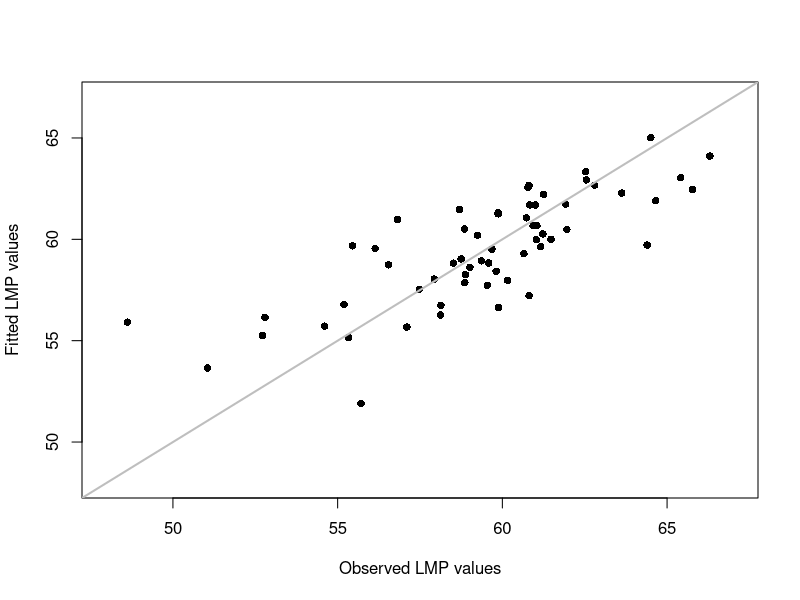

The R script that drew this image:

setwd("C:/Users/David/Dropbox/DS20/Session5")

# Import data

dta = read.table("pig.txt",header=TRUE,stringsAsFactors=TRUE)
str(dta)  # Provides a columnwise overview of the data table

# Least-squares fit of the regression model
lmp.lm = lm(LMP~BFAT,data=dta)

# Confidence intervals of coefficients

## Confidence intervals for the regression coefficients 
## level = 0.95 (default) sets the confidence level at 0.95
cbind(coef(lmp.lm),confint(lmp.lm,level=0.95)) 

# Confidence band for regression line

x = c(12,23) # Two arbitrary values for fat depths
## Calculates corresponding fitted value
## with 95%-confidence intervals
pred = predict(lmp.lm,newdata=data.frame(BFAT=x),interval="confidence")
## pred has 3 columns: fit, upper and lower limits 
pred

## Calculates corresponding predictions
## with 95%-confidence intervals
pred = predict(lmp.lm,newdata=data.frame(BFAT=x),interval="prediction")
pred

# Assessment of the model fit

## Graphical assessment
fit = fitted(lmp.lm) # Extracts fitted values
plot(dta$LMP,fit,pch=16,xlim=c(48,67),ylim=c(48,67),
     xlab="Observed LMP values",ylab="Fitted LMP values")
abline(a=0,b=1,lwd=2,col="gray") # Adds the line y=x to the plot

## R2
summary(lmp.lm)$r.squared
cor(dta$LMP,fit)^2
cor(dta$LMP,dta$BFAT)^2

## F-test statistic
summary(lmp.lm)$fstatistic

# ANOVA table

anova(lmp.lm)

# Comparing regression lines

lmp.lm = lm(LMP~BFAT*GENET,data=dta)
coef(lmp.lm)

lmp.lm0 = lm(LMP~BFAT+GENET,data=dta)
coef(lmp.lm0)

RSS = sum(residuals(lmp.lm)^2) # Sum of squared residuals of the full model
RSS0 = sum(residuals(lmp.lm0)^2) # Sum of squared residuals of the submodel

Fstat = ((RSS0-RSS)/2)/(RSS/(59-6))
Fstat

anova(lmp.lm0,lmp.lm)
